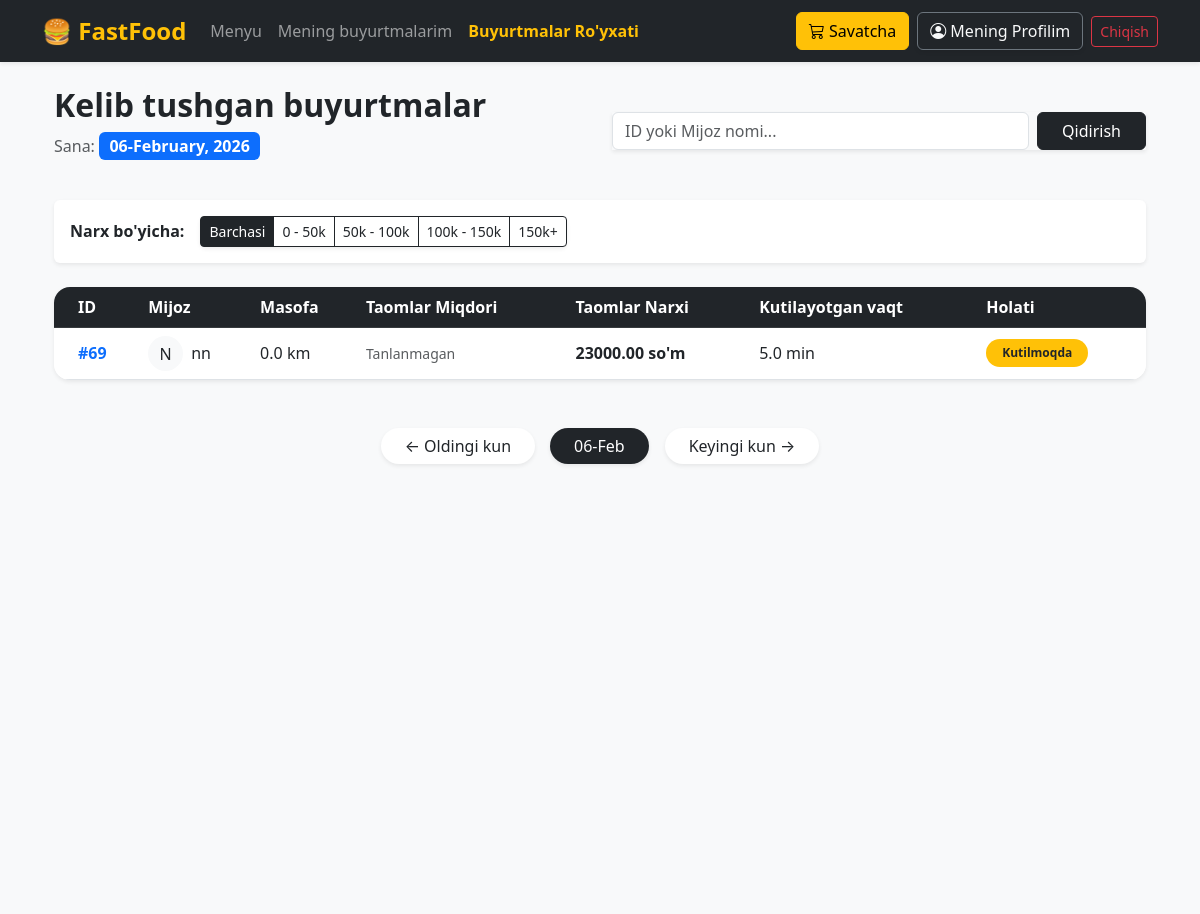
The app's page /dashboard/?page=2 (signed in) with its own data.
### order/models.py (models this page shows, shortened)
class Order(models.Model):
    STATUS_CHOICES = [
        ('cart', 'Savatda'),
        ('pending', 'Kutilmoqda (Tasdiqlangan)'),
        ('ready', 'Tayyor'),
        ('delivered', 'Yetkazildi')
    ]
    default = 'cart'  # Mahsulot qo'shilganda avval savatga tushadi
    customer = models.ForeignKey(settings.AUTH_USER_MODEL, on_delete=models.CASCADE)
    distance_km = models.FloatField(default=0.0, help_text="Masofa (km)")
    created_at = models.DateTimeField(auto_now_add=True)
    status = models.CharField(max_length=20, choices=STATUS_CHOICES, default='cart')
    @property
    def get_total_price(self):
        return sum(item.get_item_total for item in self.items.all())
    @property
    def estimated_delivery_time(self):
        total_items = sum(item.quantity for item in self.items.all())
        import math
        prep_time = math.ceil(total_items / 4) * 5
        travel_time = self.distance_km * 3
        total_time = prep_time + travel_time
        return total_time

class OrderItem(models.Model):
    order = models.ForeignKey(Order, related_name='items', on_delete=models.CASCADE)
    dish = models.ForeignKey(Dish, on_delete=models.CASCADE)
    quantity = models.PositiveIntegerField(default=1)
    @property
    def get_item_total(self):
        return self.dish.price * self.quantity

### users/models.py (models this page shows, shortened)
class User(AbstractUser):
    class Role(models.TextChoices):
        ADMIN = "ADMIN", "Admin"
        WAITER = "WAITER", "Ofitsiant"
        CUSTOMER = "CUSTOMER", "Foydalanuvchi"
    role = models.CharField(
        max_length=20,
        choices=Role.choices,
        default=Role.CUSTOMER
    )

### dish/models.py (models this page shows, shortened)
class Dish(models.Model):
    name = models.CharField(max_length=200)
    description = models.TextField()
    price = models.DecimalField(max_digits=10, decimal_places=2)
    image = models.ImageField(upload_to='dishes/', blank=True, null=True)
    is_available = models.BooleanField(default=True)

### order/views.py (the view, shortened to what this page needs)
# urls.py: path('dashboard/', views.waiter_dashboard, name='waiter_dashboard'),
@user_passes_test(lambda u: u.role in ['ADMIN', 'WAITER'])
def waiter_dashboard(request):
    all_orders = Order.objects.annotate(date_only=TruncDate('created_at')).order_by('-date_only', '-created_at')
    search_query = request.GET.get('search', '')
    if search_query:
        all_orders = all_orders.filter(
            Q(customer__username__icontains=search_query) |
            Q(id__icontains=search_query)
        )
    distinct_dates = all_orders.values_list('date_only', flat=True).distinct()
    paginator = Paginator(distinct_dates, 1)
    page_number = request.GET.get('page', 1)
    page_obj = paginator.get_page(page_number)
    if page_obj.object_list:
        current_day = page_obj.object_list[0]
        orders = all_orders.filter(date_only=current_day)
    else:
        current_day = None
        orders = Order.objects.none()
    price_range = request.GET.get('price_range')
    return render(request, 'dashboard.html', {
        'orders': orders,
        'page_obj': page_obj,
        'current_day': current_day,
        'selected_price': price_range,
        'search_query': search_query
    })

### templates/dashboard.html (shortened to what this page needs)
{% extends 'base.html' %}
{% block content %}
<div class="container-fluid mt-4" style="background-color: #f8f9fa; min-height: 100vh;">
    <div class="row mb-4 align-items-center">
        <div class="col-md-6">
            <h2 class="fw-bold text-dark">Kelib tushgan buyurtmalar</h2>
            <p class="text-muted">Sana: <span class="badge bg-primary fs-6">{{ current_day|date:"d-F, Y" }}</span></p>
        </div>
        <div class="col-md-6">
            <form method="GET" class="d-flex shadow-sm">
                <input type="text" name="search" class="form-control me-2" placeholder="ID yoki Mijoz nomi..." value="{{ search_query }}">
                <button type="submit" class="btn btn-dark px-4">Qidirish</button>
            </form>
        </div>
    </div>
    <div class="mb-4">
        <div class="card border-0 shadow-sm p-3">
            <div class="d-flex align-items-center flex-wrap gap-2">
                <span class="fw-bold me-2">Narx bo'yicha:</span>
                <div class="btn-group shadow-sm">
                    <a href="?page={{ page_obj.number }}" class="btn btn-outline-dark btn-sm {% if not selected_price %}active{% endif %}">Barchasi</a>
                    <a href="?page={{ page_obj.number }}&price_range=0" class="btn btn-outline-dark btn-sm {% if selected_price == '0' %}active{% endif %}">0 - 50k</a>
                    <a href="?page={{ page_obj.number }}&price_range=50000" class="btn btn-outline-dark btn-sm {% if selected_price == '50000' %}active{% endif %}">50k - 100k</a>
                    <a href="?page={{ page_obj.number }}&price_range=100000" class="btn btn-outline-dark btn-sm {% if selected_price == '100000' %}active{% endif %}">100k - 150k</a>
                    <a href="?page={{ page_obj.number }}&price_range=150000" class="btn btn-outline-dark btn-sm {% if selected_price == '150000' %}active{% endif %}">150k+</a>
                </div>
            </div>
        </div>
    </div>
    <div class="card border-0 shadow-sm rounded-4 overflow-hidden">
        <div class="table-responsive">
            <table class="table table-hover align-middle mb-0">
                <thead class="table-dark">
                    <tr>
                        <th class="ps-4">ID</th>
                        <th>Mijoz</th>
                        <th>Masofa</th>
                        <th>Taomlar Miqdori</th>
                        <th>Taomlar Narxi</th>
                        <th>Kutilayotgan vaqt</th>
                        <th>Holati</th>
                    </tr>
                </thead>
                <tbody>
                    {% for order in orders %}
                    <tr>
                        <td class="ps-4 fw-bold text-primary">#{{ order.id }}</td>
                        <td>
                            <div class="d-flex align-items-center">
                                <div class="bg-light rounded-circle p-2 me-2 text-center" style="width: 35px; height: 35px; line-height: 20px;">
                                    {{ order.customer.username|slice:":1"|upper }}
                                </div>
                                <span>{{ order.customer.username }}</span>
                            </div>
                        </td>
                        <td>{{ order.distance_km }} km</td>
                        <td>
                            {% if order.get_item_total %}
                                <span class="badge bg-light text-dark border">{{ order.get_item_total }} ta taom</span>
                            {% else %}
                                <span class="text-muted small">Tanlanmagan</span>
                            {% endif %}
                        </td>
                        <td class="fw-bold">{{ order.get_total_price }} so'm</td>
                        <td>{{ order.estimated_delivery_time }} min</td>
                        <td>
                            {% if order.status == 'pending' %}
                                <span class="badge rounded-pill bg-warning text-dark px-3 py-2">Kutilmoqda</span>
                            {% elif order.status == 'accepted' %}
                                <span class="badge rounded-pill bg-info px-3 py-2">Qabul qilindi</span>
                            {% elif order.status == 'delivered' %}
                                <span class="badge rounded-pill bg-success px-3 py-2">Yetkazildi</span>
                            {% endif %}
                        </td>
                    </tr>
                    {% empty %}
                    <tr>
                        <td colspan="7" class="text-center py-5">Ma'lumot topilmadi.</td>
                    </tr>
                    {% endfor %}
                </tbody>
            </table>
        </div>
    </div>
    <nav class="mt-5 pb-5">
        <ul class="pagination justify-content-center">
            {% if page_obj.has_next %}
            <li class="page-item">
                <a class="page-link shadow-sm border-0 rounded-pill px-4 me-3 text-dark" href="?page={{ page_obj.next_page_number }}">
                    ← Oldingi kun
                </a>
            </li>
            {% endif %}
            <li class="page-item active">
                <span class="page-link shadow-sm border-0 rounded-pill px-4 bg-dark text-white">
                    {{ current_day|date:"d-M" }}
                </span>
            </li>
            {% if page_obj.has_previous %}
            <li class="page-item">
                <a class="page-link shadow-sm border-0 rounded-pill px-4 ms-3 text-dark" href="?page={{ page_obj.previous_page_number }}">
                    Keyingi kun →
                </a>
            </li>
            {% endif %}
        </ul>
    </nav>
</div>
{% endblock %}

### templates/base.html (style rules this page uses)
body { background-color: #f8f9fa; min-height: 100vh; }

### records on screen
Order: id "69", customer.username "N", customer.username "nn", distance_km "0.0", get_total_price "23000.00", estimated_delivery_time "5.0", status "Kutilmoqda"

### other values on screen
{{ 'Mening Profilim' }} "Mening Profilim"
{{ current_day|date:"d-F, Y" }} "06-February, 2026"
{{ current_day|date:"d-M" }} "06-Feb"
